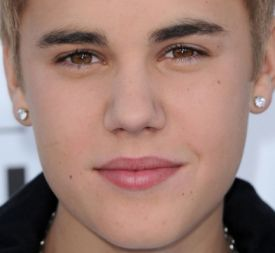
#> input picture Agent/tests/clmtrackr/examples/media/Justin-Bieber2_crop.jpg, 275 x 253 px; its folder holds only this picture in this run
$ python -i buildpatch.py   (imports and definitions only)   (Python 2 division)
#> lines starting #> are read from the running program, lines starting #| are printed output that depends on the picture
import numpy, pickle, random, os, config

from numpy import array, sqrt, square
from numpy.linalg import norm
from os import listdir
from os.path import join
from PIL import Image
from scipy.ndimage.filters import sobel
from sklearn.svm import SVR, SVC
from sklearn.linear_model import LogisticRegression

data_folder = config.data_folder
num_patches = config.num_patches
patch_size = config.patch_size

def build_patches(data, gradient=True, lbp=True, weights=None, optimize_params=False):
	filters = []
	grad_filters = []
	lbp_filters = []
	raw_bias = []
	grad_bias = []
	lbp_bias = []

	#if gradient or lbp:
	grad_patchcrop = [(patch_size+1)/2, (patch_size+3)/2]
	patchcrop = [(patch_size-1)/2, (patch_size+1)/2]

	for r in range(0, num_patches):
		print "training patch:"+str(r)

		positives = []
		negatives = []
		grad_positives = []
		grad_negatives = []
		lbp_positives = []
		lbp_negatives = []
		weighting = []

		# load positive examples
		i = 0
		for filename, values in data.iteritems():
			im = Image.open( join(data_folder, "cropped/", filename) , "r")
			mask = Image.open( join(data_folder, "cropped/", filename[:-4]+"_mask.bmp") , "r")

			# convert image to grayscale
			im = im.convert("L")
			if not numpy.isnan(values[r][0]):
				# TODO : check that there is not missing data:
				points = numpy.around(values[r]+(numpy.array(im.size)/2))
				points = points.astype(numpy.uint8)
				# check whether cropping goes outside image
				m_crop = mask.crop((points[0]-grad_patchcrop[0], points[1]-grad_patchcrop[0], points[0]+grad_patchcrop[1], points[1]+grad_patchcrop[1]))
				m_crop = numpy.array(m_crop)
				if not numpy.all(m_crop == 255):
					print "cropping of patch "+str(r)+" in image '"+filename+"' was outside original image bounds. Dropping this patch from training."
				else:
					if weights:
						if r in weights and filename in weights[r]:
							weighting.append(True)
						else:
							weighting.append(False)
					if gradient:
						grad_crop = getGradientCrop(im, points)
						#Image.fromarray(grad_crop.astype('uint8')).save( join(data_folder, "pcropped/", "grad_"+filename) )
						grad_positives.append(grad_crop.flatten())
					if lbp:
						lbp_crop = getLBPCrop(im, points)
						#Image.fromarray(lbp_crop.astype('uint8')).save( join(data_folder, "pcropped/", "lbp_"+filename) )
						lbp_positives.append(lbp_crop.flatten())
					raw_crop = getRawCrop(im, points)
					positives.append(raw_crop.flatten())
				# get negative examples from randomization
				for nr in range(0,10):
					rpoints = random_coord(im.size, patch_size+2, points)
					# check whether cropping goes outside image
					m_crop = mask.crop((rpoints[0]-grad_patchcrop[0], rpoints[1]-grad_patchcrop[0], rpoints[0]+grad_patchcrop[1], rpoints[1]+grad_patchcrop[1]))
					m_crop = numpy.array(m_crop)
					if not numpy.all(m_crop == 255):
						pass
					else:
						if gradient:
							grad_crop = getGradientCrop(im, rpoints)
							#Image.fromarray(grad_crop.astype('uint8')).save( join(data_folder, "pcropped/", "grad_neg_"+filename) )
							grad_negatives.append(grad_crop.flatten())
						if lbp:
							lbp_crop = getLBPCrop(im, rpoints)
							lbp_negatives.append(lbp_crop.flatten())
						raw_crop = getRawCrop(im, rpoints)
						negatives.append(raw_crop.flatten())

			if i % 1000 == 0:
				print i
			i += 1

		# get negative examples from landscape images
		negfiles = [f for f in listdir( join(data_folder, "negatives/")	) if config.valid_file("negatives/",f)]
		for filename in negfiles:
			im = Image.open( join(data_folder, "negatives/", filename) , "r")
			im = im.convert("L")
			diff = grad_patchcrop[0]
			for nr in range(0,100):
				x = random.randint(1+diff, im.size[0]-diff)
				y = random.randint(1+diff, im.size[1]-diff)
				rpoints = array([x,y])
				if gradient:
					grad_crop = getGradientCrop(im, rpoints)
					#Image.fromarray(grad_crop.astype('uint8')).save( join(data_folder, "pcropped/", "grad_neg_"+filename) )
					grad_negatives.append(grad_crop.flatten())
				if lbp:
					lbp_crop = getLBPCrop(im, rpoints)
					lbp_negatives.append(lbp_crop.flatten())
				raw_crop = getRawCrop(im, rpoints)
				negatives.append(raw_crop.flatten())

		# maybe use some other nature photos for negative examples?

		# maybe use uniform images for negative examples?

		# normalize image data to 0,1 interval
		positives = [normalize(p) for p in positives]
		negatives = [normalize(n) for n in negatives]
		if gradient:
			grad_positives = [normalize(p) for p in grad_positives]
			grad_negatives = [normalize(n) for n in grad_negatives]
		if lbp:
			lbp_positives = [normalize(p) for p in lbp_positives]
			lbp_negatives = [normalize(n) for n in lbp_negatives]

		labels = [1.0 for p in positives]
		labels.extend([-1.0 for n in negatives])
		labels = numpy.array(labels)
		features = [p.flatten() for p in positives]
		features.extend([n.flatten() for n in negatives])
		features = numpy.vstack(features)
		if gradient:
			grad_features = [p.flatten() for p in grad_positives]
			grad_features.extend([n.flatten() for n in grad_negatives])
			grad_features = numpy.vstack(grad_features)
		if lbp:
			lbp_features = [p.flatten() for p in lbp_positives]
			lbp_features.extend([n.flatten() for n in lbp_negatives])
			lbp_features = numpy.vstack(lbp_features)

		if weights:
			# weighting
			num_positives = float(len(positives))
			num_weighted = float(sum(weighting))
			sample_weight = []
			if num_weighted > 0:
				for p in range(len(positives)):
					if weighting[p]:
						sample_weight.append(num_positives/(2*num_weighted))
					else:
						sample_weight.append(num_positives/(2*(num_positives-num_weighted)))
				for n in range(len(negatives)):
					sample_weight.append(1.)
			else:
				sample_weight = [1.0]*(len(positives)+len(negatives))
		else:
			sample_weight = [1.0]*(len(positives)+len(negatives))

		if optimize_params:
			# use grid search/cross-validation to set C, epsilon parameter on each patch?
			arr = numpy.arange(features.shape[0])
			numpy.random.shuffle(arr)
			from sklearn.grid_search import GridSearchCV
			from sklearn.metrics import mean_squared_error
			clfg = GridSearchCV(estimator=SVR(kernel="linear"), param_grid={'C':[0.1], 'epsilon' : [0.4, 0.3, 0.2, 0.1]}, verbose=100)
			clfg.fit(features[arr,:], labels[arr])
			print clfg.best_params_
			clf = clfg.best_estimator_
		else:
			clf = SVR(C=0.1, epsilon=0.3, kernel="linear")
		#clf = LogisticRegression(penalty='L2', dual=False, C=0.00001)

		clf.fit(features, labels, sample_weight=sample_weight)

		# store filters as normalized images, for validation
		#saveAsImage(clf.coef_, join(data_folder, "svmImages/", "raw"+str(r)+".bmp"))

		filters.append(clf.coef_.flatten().tolist())
		raw_bias.append(clf.intercept_[0])

		if gradient:
			if optimize_params:
				clfg = GridSearchCV(estimator=SVR(kernel="linear"), param_grid={'C':[0.1], 'epsilon' : [0.4, 0.3, 0.2, 0.1]}, verbose=100)
				clfg.fit(grad_features[arr,:], labels[arr])
				print "gradient best params"+str(clfg.best_params_)
				clf = clfg.best_estimator_
			else:
				clf = SVR(C=0.1, epsilon=0.3, kernel="linear")
			clf.fit(grad_features, labels, sample_weight=sample_weight)
			grad_filters.append(clf.coef_.flatten().tolist())
			grad_bias.append(clf.intercept_[0])

			#saveAsImage(clf.coef_, join(data_folder, "svmImages/", "grad"+str(r)+".bmp"))
		if lbp:
			if optimize_params:
				clfg = GridSearchCV(estimator=SVR(kernel="linear"), param_grid={'C':[0.1], 'epsilon' : [0.4, 0.3, 0.2, 0.1]}, verbose=100)
				clfg.fit(lbp_features[arr,:], labels[arr])
				print "lbp best params"+str(clfg.best_params_)
				clf = clfg.best_estimator_
			else:
				clf = SVR(C=0.1, epsilon=0.3, kernel="linear")
			clf.fit(lbp_features, labels, sample_weight=sample_weight)
			lbp_filters.append(clf.coef_.flatten().tolist())
			lbp_bias.append(clf.intercept_[0])

			#saveAsImage(clf.coef_, join(data_folder, "svmImages/", "lbp"+str(r)+".bmp"))

	# output for standard model:
	filteroutput = {
		'raw' : [[-filters[f][r] for r in range(0, patch_size*patch_size)] for f in range(0, num_patches)],
	}
	biasoutput = {
		'raw' : raw_bias
	}
	if gradient:
		filteroutput['sobel'] = [[-grad_filters[f][r] for r in range(0, patch_size*patch_size)] for f in range(0, num_patches)]
		biasoutput['sobel'] = grad_bias
	if lbp:
		filteroutput['lbp'] = [[-lbp_filters[f][r] for r in range(0, patch_size*patch_size)] for f in range(0, num_patches)]
		biasoutput['lbp'] = lbp_bias

	# output result as dictionary with entries
	patchModel = {}
	patchModel['patchSize'] = [patch_size, patch_size]
	patchModel['weights'] = filteroutput
	patchModel['bias'] = biasoutput
	patchModel['numPatches'] = num_patches
	patchModel['patchType'] = 'SVM'

	return patchModel

# [75 lines left out: functions getGradientCrop, getLBPCrop, getRawCrop, saveAsImage, local_binary_pattern, random_coord and 1 more, not called in this run]

>>> import cv2
>>> picture = cv2.imread('../../../../Agent/tests/clmtrackr/examples/media/Justin-Bieber2_crop.jpg', cv2.IMREAD_GRAYSCALE)
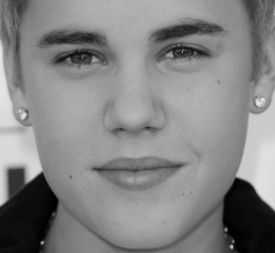
#> picture: shape (253, 275); min 0, max 249, mean 131.9
>>> result = build_patches(picture)
#> (the run stopped early here; a loop or call above may not have finished)

$ run again, on Agent/tests/clmtrackr/examples/media/audrey_crop.jpg
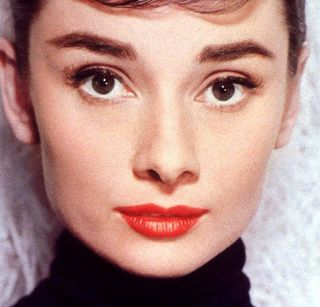
#> input picture Agent/tests/clmtrackr/examples/media/audrey_crop.jpg, 320 x 307 px
#> `picture = cv2.imread('../../../../Agent/tests/clmtrackr/examples/media..`:
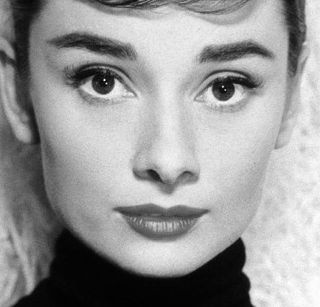
#> picture: shape (307, 320); min 0, max 255, mean 152.6

$ run again, on Agent/tests/clmtrackr/examples/media/bill-murray-snl_crop.jpg
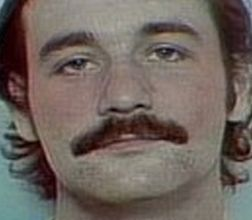
#> input picture Agent/tests/clmtrackr/examples/media/bill-murray-snl_crop.jpg, 252 x 220 px
#> `picture = cv2.imread('../../../../Agent/tests/clmtrackr/examples/media..`:
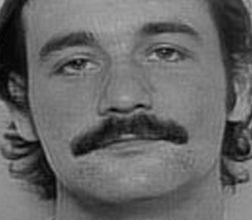
#> picture: shape (220, 252); min 1, max 180, mean 102.6
